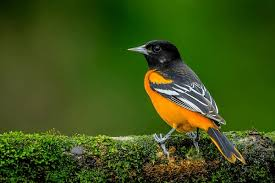
%> input picture Arithmatic Encoding/input.jpeg, 275 x 183 px
$ octave arithmatic_encoding.m   (GNU Octave 9; MATLAB toolbox functions it lacks are replaced by stand-ins)
%> lines starting %> are read from the running program, lines starting %| are printed output that depends on the picture; long printed decimals are rounded
clc;
clear all;
close all;

I=imread("input.jpeg");
%> I is the input picture: size 183x275x3 uint8; mean R, G, B 61, 82.4, 23.9
if size(I,3)==3
    I=rgb2gray(I);
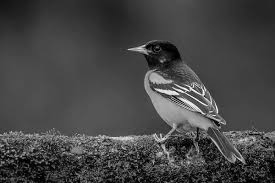
%> I: size 183x275 uint8; min 0, max 254, mean 69.3
end
figure
imshow(I);

counts=imhist(I);
%> counts = 256 values, max 1800 at index 76, min 0 at index 242, mean 196.6
p=counts/sum(counts);
%> p = 256 values, max 0.0358 at index 76, min 0 at index 242, mean 0.00391
%Computing probabilities of gray levels using histogram normalization.

symbols=find(p>0)-1;
%> symbols = 253 values from 0 to 254
p=p(p>0);
%> p = 253 values, max 0.0358 at index 76, min 1.99e-05 at index 237, mean 0.00395
%Keeping only those symbols that actually appear in the image.
%keeping those having probability greater than 0

cumProb=cumsum(p);
%> cumProb = 253 values from 0.000715 to 1
low=[0; cumProb(1:end-1)];
%> low = 253 values from 0 to 1
high=cumProb;
%> high = 253 values from 0.000715 to 1
%Generating cumulative probability intervals required for arithmetic coding.

sequence=symbols(1:10);
%> sequence = [0; 1; 2; 3; 4; 5; 6; 7; 8; 9]
%Taking a small symbol sequence from the image for encoding demonstration.

L=0;
H=1;
%Initializing the arithmetic coding interval as [0,1].

for k=1:length(sequence)

    sym=sequence(k);
    idx=find(symbols==sym);
    %Finding the index of the current symbol in the probability table.

    range=H-L;
    %Computing the current interval width.

    H=L+range*high(idx);
    L=L+range*low(idx);
    %Updating interval boundaries based on symbol probability subrange.

end
%> this loop made 10 passes
%> (range, L) on passes 4 to 10: (5.26e-09, 5.18e-07), (1.28e-11, 5.18e-07), (4.94e-14, 5.18e-07), (1.51e-16, 5.18e-07), (4.27e-19, 5.18e-07), (8.47e-22, 5.18e-07), (0, 5.18e-07)
%> (range, H, L) on passes 1 to 3: (1, 0.000715, 0), (0.000715, 2.46e-06, 5.12e-07), (1.95e-06, 5.24e-07, 5.18e-07)

code=(L+H)/2;
%> code = 5.18e-07
%Choosing a number inside final interval as the arithmetic code.

disp("Arithmetic Coding Output:");
fprintf("Final Lower Bound=%.10f\n",L);
%| Final Lower Bound=5.185e-07
fprintf("Final Upper Bound=%.10f\n",H);
%| Final Upper Bound=5.185e-07
fprintf("Encoded Tag Value=%.10f\n",code);
%| Encoded Tag Value=5.185e-07
